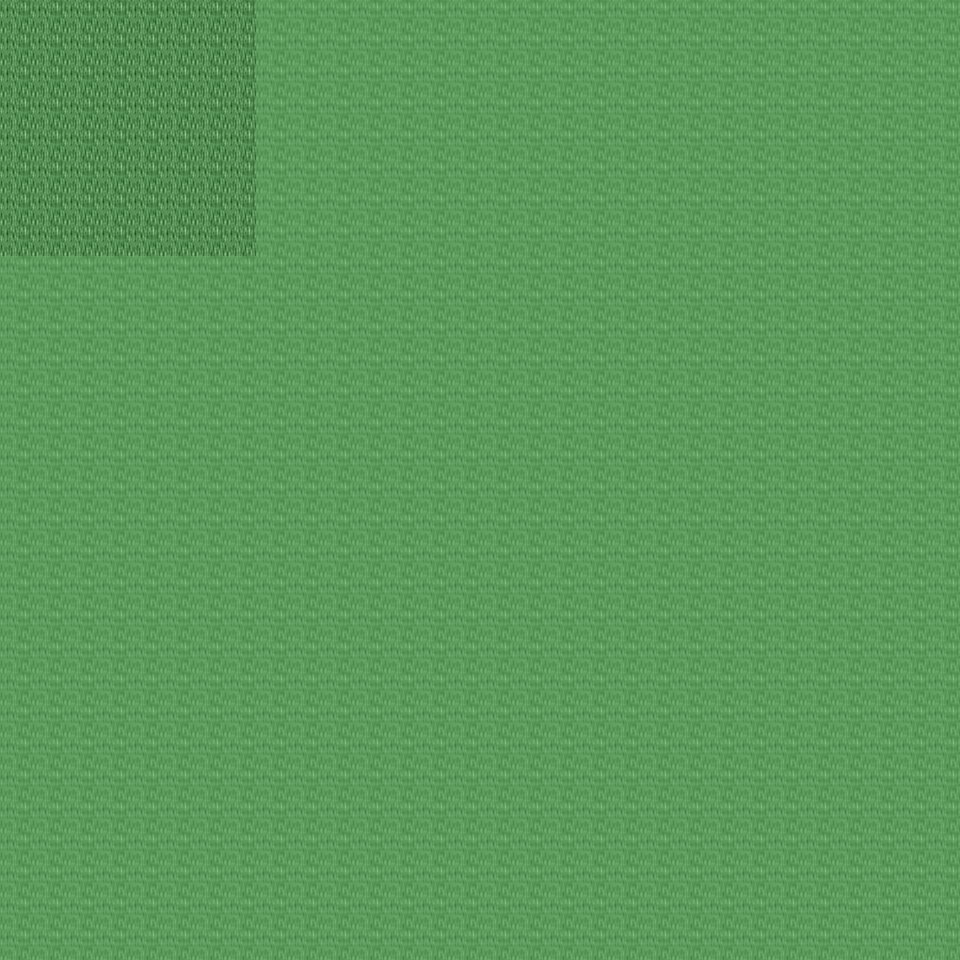

A level layout from a 2D game, rendered from its tile map. Below: a short description, then the map file with tile-grid data replaced by summaries:
An orthogonal 30x30 tile map with 32x32 px tiles, 6 tile layers (Ground, Object, Object2, Above, ...), 42 tilesets and 2 objects (2x mapchange).

<map version="1.0" orientation="orthogonal" renderorder="right-down" width="30" height="30" tilewidth="32" tileheight="32" nextobjectid="3">
  <tileset firstgid="1" name="tileset_ground_ground" tilewidth="32" tileheight="32" tilecount="33" columns="3">
    <image source="../drawable/tileset_ground_ground.png" width="96" height="352" />
  </tileset>
  <tileset firstgid="34" name="tileset_building_castle" tilewidth="32" tileheight="32" tilecount="320" columns="20">
    <image source="../drawable/tileset_building_castle.png" width="640" height="512" />
  </tileset>
  <tileset firstgid="354" name="tileset_furniture_carpet_carpets_2" tilewidth="32" tileheight="32" tilecount="20" columns="4">
    <image source="../drawable/tileset_furniture_carpet_carpets_2.png" width="128" height="160" />
  </tileset>
  <tileset firstgid="374" name="tileset_ground_indoor_tiles" tilewidth="32" tileheight="32" tilecount="8" columns="2">
    <image source="../drawable/tileset_ground_indoor_tiles.png" width="64" height="128" />
  </tileset>
  <tileset firstgid="382" name="tileset_building_entrance_int_iron_bars" tilewidth="32" tileheight="32" tilecount="12" columns="3">
    <image source="../drawable/tileset_building_entrance_int_iron_bars.png" width="96" height="128" />
  </tileset>
  <tileset firstgid="394" name="tileset_plant_bush_hedge" tilewidth="32" tileheight="32" tilecount="35" columns="5">
    <image source="../drawable/tileset_plant_bush_hedge.png" width="160" height="224" />
  </tileset>
  <tileset firstgid="429" name="tileset_building_church" tilewidth="32" tileheight="32" tilecount="56" columns="8">
    <image source="../drawable/tileset_building_church.png" width="256" height="224" />
  </tileset>
  <tileset firstgid="485" name="tileset_logic_collision" tilewidth="32" tileheight="32" tilecount="1" columns="1">
    <image source="../drawable/tileset_logic_collision.png" width="32" height="32" />
  </tileset>
  <tileset firstgid="486" name="tileset_logic_item_vegetable" tilewidth="32" tileheight="32" tilecount="16" columns="8">
    <image source="../drawable/tileset_logic_item_vegetable.png" width="256" height="64" />
  </tileset>
  <tileset firstgid="502" name="tileset_ground_rock_rocks" tilewidth="32" tileheight="32" tilecount="4" columns="2">
    <image source="../drawable/tileset_ground_rock_rocks.png" width="64" height="64" />
  </tileset>
  <tileset firstgid="506" name="tileset_item_corpse_huge_animal" tilewidth="32" tileheight="32" tilecount="16" columns="2">
    <image source="../drawable/tileset_item_corpse_huge_animal.png" width="64" height="256" />
  </tileset>
  <tileset firstgid="522" name="tileset_plant_tree_dead_tree_4" tilewidth="32" tileheight="32" tilecount="20" columns="4">
    <image source="../drawable/tileset_plant_tree_dead_tree_4.png" width="128" height="160" />
  </tileset>
  <tileset firstgid="542" name="tileset_plant_tree_dead_tree_2" tilewidth="32" tileheight="32" tilecount="20" columns="4">
    <image source="../drawable/tileset_plant_tree_dead_tree_2.png" width="128" height="160" />
  </tileset>
  <tileset firstgid="562" name="tileset_item_gothic_headstone_2" tilewidth="32" tileheight="32" tilecount="3" columns="1">
    <image source="../drawable/tileset_item_gothic_headstone_2.png" width="32" height="96" />
  </tileset>
  <tileset firstgid="565" name="tileset_building_house_3" tilewidth="32" tileheight="32" tilecount="48" columns="6">
    <image source="../drawable/tileset_building_house_3.png" width="192" height="256" />
  </tileset>
  <tileset firstgid="613" name="tileset_object_scarecrow" tilewidth="32" tileheight="32" tilecount="2" columns="1">
    <image source="../drawable/tileset_object_scarecrow.png" width="32" height="64" />
  </tileset>
  <tileset firstgid="615" name="tileset_plant_tree_fall_trees" tilewidth="32" tileheight="32" tilecount="40" columns="8">
    <image source="../drawable/tileset_plant_tree_fall_trees.png" width="256" height="160" />
  </tileset>
  <tileset firstgid="655" name="tileset_building_decoration_orbpedestal" tilewidth="32" tileheight="32" tilecount="2" columns="1">
    <image source="../drawable/tileset_building_decoration_orbpedestal.png" width="32" height="64" />
  </tileset>
  <tileset firstgid="657" name="tileset_ground_rock_rocks_3" tilewidth="32" tileheight="32" tilecount="16" columns="4">
    <image source="../drawable/tileset_ground_rock_rocks_3.png" width="128" height="128" />
  </tileset>
  <tileset firstgid="673" name="tileset_plant_tree_chestnut_tree" tilewidth="32" tileheight="32" tilecount="20" columns="4">
    <image source="../drawable/tileset_plant_tree_chestnut_tree.png" width="128" height="160" />
  </tileset>
  <tileset firstgid="693" name="tileset_plant_stump_hollow_logs" tilewidth="32" tileheight="32" tilecount="6" columns="3">
    <image source="../drawable/tileset_plant_stump_hollow_logs.png" width="96" height="64" />
  </tileset>
  <tileset firstgid="699" name="tileset_ground_grass_edges" tilewidth="32" tileheight="32" tilecount="36" columns="12">
    <image source="../drawable/tileset_ground_grass_edges.png" width="384" height="96" />
  </tileset>
  <tileset firstgid="735" name="tileset_ground_grass_corners" tilewidth="32" tileheight="32" tilecount="24" columns="6">
    <image source="../drawable/tileset_ground_grass_corners.png" width="192" height="128" />
  </tileset>
  <tileset firstgid="759" name="tileset_ground_water_pool" tilewidth="32" tileheight="32" tilecount="72" columns="3">
    <image source="../drawable/tileset_ground_water_pool.png" width="96" height="768" />
  </tileset>
  <tileset firstgid="831" name="tileset_ground_earth_edges" tilewidth="32" tileheight="32" tilecount="18" columns="6">
    <image source="../drawable/tileset_ground_earth_edges.png" width="192" height="96" />
  </tileset>
  <tileset firstgid="849" name="tileset_plant_leaves" tilewidth="32" tileheight="32" tilecount="8" columns="4">
    <image source="../drawable/tileset_plant_leaves.png" width="128" height="64" />
  </tileset>
  <tileset firstgid="857" name="tileset_object_well_hoist" tilewidth="32" tileheight="32" tilecount="9" columns="3">
    <image source="../drawable/tileset_object_well_hoist.png" width="96" height="96" />
  </tileset>
  <tileset firstgid="866" name="tileset_building_stairs_grey_stone_stairs_down" tilewidth="32" tileheight="32" tilecount="6" columns="3">
    <image source="../drawable/tileset_building_stairs_grey_stone_stairs_down.png" width="96" height="64" />
  </tileset>
  <tileset firstgid="872" name="tileset_ground_green_paving" tilewidth="32" tileheight="32" tilecount="18" columns="3">
    <image source="../drawable/tileset_ground_green_paving.png" width="96" height="192" />
  </tileset>
  <tileset firstgid="890" name="tileset_plant_tree_tree_darkgreen" tilewidth="32" tileheight="32" tilecount="88" columns="8">
    <image source="../drawable/tileset_plant_tree_tree_darkgreen.png" width="256" height="352" />
  </tileset>
  <tileset firstgid="978" name="tileset_furniture_light_lamp_bronze" tilewidth="32" tileheight="32" tilecount="3" columns="1">
    <image source="../drawable/tileset_furniture_light_lamp_bronze.png" width="32" height="96" />
  </tileset>
  <tileset firstgid="981" name="tileset_plant_tree_pine_tree" tilewidth="32" tileheight="32" tilecount="20" columns="4">
    <image source="../drawable/tileset_plant_tree_pine_tree.png" width="128" height="160" />
  </tileset>
  <tileset firstgid="1001" name="tileset_plant_tree_pine_tree_1" tilewidth="32" tileheight="32" tilecount="20" columns="4">
    <image source="../drawable/tileset_plant_tree_pine_tree_1.png" width="128" height="160" />
  </tileset>
  <tileset firstgid="1021" name="tileset_furniture_chair_bench_wooden" tilewidth="32" tileheight="32" tilecount="8" columns="2">
    <image source="../drawable/tileset_furniture_chair_bench_wooden.png" width="64" height="128" />
  </tileset>
  <tileset firstgid="1029" name="tileset_plant_flower_flowers_mixed" tilewidth="32" tileheight="32" tilecount="16" columns="4">
    <image source="../drawable/tileset_plant_flower_flowers_mixed.png" width="128" height="128" />
  </tileset>
  <tileset firstgid="1045" name="tileset_building_thatched_roof_cottage1" tilewidth="32" tileheight="32" tilecount="20" columns="4">
    <image source="../drawable/tileset_building_thatched_roof_cottage1.png" width="128" height="160" />
  </tileset>
  <tileset firstgid="1065" name="tileset_item_blood_floor_stain" tilewidth="32" tileheight="32" tilecount="1" columns="1">
    <image source="../drawable/tileset_item_blood_floor_stain.png" width="32" height="32" />
  </tileset>
  <tileset firstgid="1066" name="tileset_item_firewood" tilewidth="32" tileheight="32" tilecount="12" columns="3">
    <image source="../drawable/tileset_item_firewood.png" width="96" height="128" />
  </tileset>
  <tileset firstgid="1078" name="tileset_item_gothic_headstone_1" tilewidth="32" tileheight="32" tilecount="1" columns="1">
    <image source="../drawable/tileset_item_gothic_headstone_1.png" width="32" height="32" />
  </tileset>
  <tileset firstgid="1079" name="tileset_item_gothic_tiny_headstone" tilewidth="32" tileheight="32" tilecount="1" columns="1">
    <image source="../drawable/tileset_item_gothic_tiny_headstone.png" width="32" height="32" />
  </tileset>
  <tileset firstgid="1080" name="tileset_plant_mosses" tilewidth="32" tileheight="32" tilecount="16" columns="4">
    <image source="../drawable/tileset_plant_mosses.png" width="128" height="128" />
  </tileset>
  <tileset firstgid="1096" name="tileset_building_fence_wooden_brown_fence" tilewidth="32" tileheight="32" tilecount="42" columns="7">
    <image source="../drawable/tileset_building_fence_wooden_brown_fence.png" width="224" height="192" />
  </tileset>
  <layer name="Ground" width="30" height="30">
    <data>[900 cells, 218 non-empty, 1 distinct tile ids]</data>
  </layer>
  <layer name="Object" width="30" height="30">
    <data>[900 cells, 1 non-empty, 1 distinct tile ids]</data>
  </layer>
  <layer name="Object2" width="30" height="30">
    <data>[900 cells, 0 non-empty, 0 distinct tile ids]</data>
  </layer>
  <layer name="Above" width="30" height="30">
    <data>[900 cells, 0 non-empty, 0 distinct tile ids]</data>
  </layer>
  <layer name="Above2" width="30" height="30">
    <data>[900 cells, 0 non-empty, 0 distinct tile ids]</data>
  </layer>
  <layer name="Walkable" width="30" height="30">
    <data>[900 cells, 836 non-empty, 1 distinct tile ids]</data>
  </layer>
  <objectgroup name="MapEvents">
    <object id="1" name="north" type="mapchange" x="0" y="0" width="256" height="32">
      <properties>
        <property name="map" value="0_ados_mountain_n2_w2_x4_y3" />
        <property name="place" value="south" />
      </properties>
    </object>
    <object id="2" name="west" type="mapchange" x="0" y="0" width="32" height="256">
      <properties>
        <property name="map" value="0_ados_mountain_n2_w2_x3_y4" />
        <property name="place" value="east" />
      </properties>
    </object>
  </objectgroup>
</map>
